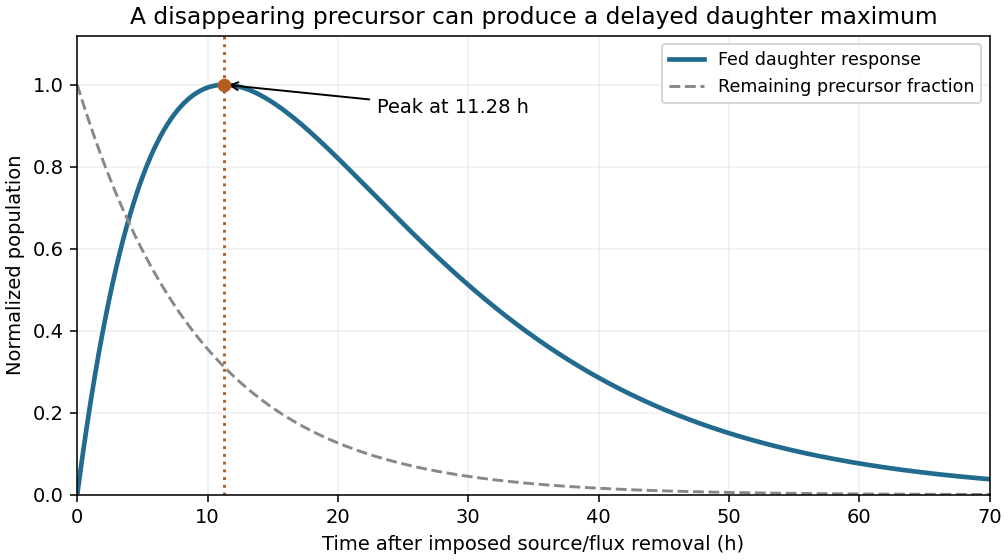

Write the Python code that produced this figure.
"""Normalized solution of a two-population toy ODE; Python 3.14, NumPy, Matplotlib."""

from pathlib import Path

import matplotlib.pyplot as plt
import numpy as np


def main():
    precursor_decay = np.log(2) / 6.7
    daughter_decay = np.log(2) / 9.2
    peak_time = np.log(precursor_decay / daughter_decay) / (
        precursor_decay - daughter_decay
    )
    time = np.linspace(0, 70, 800)

    def response(t):
        return (np.exp(-precursor_decay * t) - np.exp(-daughter_decay * t)) / (
            daughter_decay - precursor_decay
        )

    peak_value = response(peak_time)
    fig, ax = plt.subplots(figsize=(7.2, 4), layout="constrained")
    ax.plot(time, response(time) / peak_value, linewidth=2.4, color="#236b8e",
            label="Fed daughter response")
    ax.plot(time, np.exp(-precursor_decay * time), linestyle="--", color="#888888",
            label="Remaining precursor fraction")
    ax.axvline(peak_time, linestyle=":", color="#b65e21")
    ax.scatter([peak_time], [1], color="#b65e21", zorder=4)
    ax.annotate(f"Peak at {peak_time:.2f} h", (peak_time, 1),
                xytext=(23, 0.93), arrowprops={"arrowstyle": "->"}, fontsize=10)
    ax.set(xlabel="Time after imposed source/flux removal (h)",
           ylabel="Normalized population", xlim=(0, 70), ylim=(0, 1.12),
           title="A disappearing precursor can produce a delayed daughter maximum")
    ax.legend(loc="upper right", fontsize=9)
    ax.grid(alpha=0.2)
    fig.savefig(Path(__file__).with_suffix(".png").name, dpi=140, facecolor="white")
    plt.close(fig)


if __name__ == "__main__":
    main()
